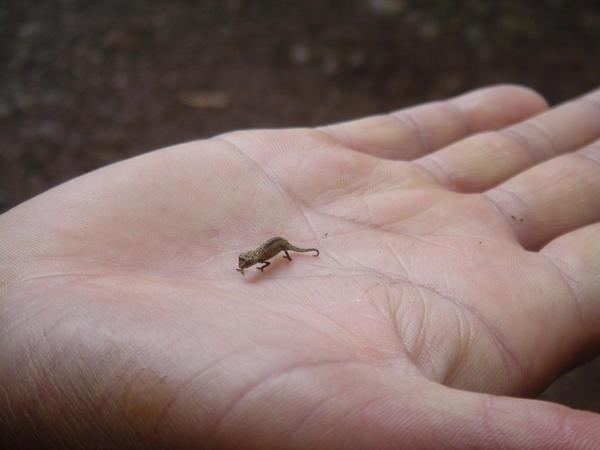
#> input picture images/397300-The-world-s-smallest-chameleon-Montagne-d-Ambre-1.jpg, 600 x 450 px
$ python -i harris.py   (imports and definitions only)
#> lines starting #> are read from the running program, lines starting #| are printed output that depends on the picture
import os
from PIL import Image
from pylab import *
from scipy.ndimage import filters


'''
Compute the Harris corner detector response function for each pixel in a
graylevel image
'''
def compute_response(img,sigma=3):
    #derivatives
    imx = zeros(img.shape)
    filters.gaussian_filter(img,(sigma,sigma),(0,1),imx)
    imy = zeros(img.shape)
    filters.gaussian_filter(img,(sigma,sigma),(1,0),imy)

    #compute components of the Harris matrix
    Wxx = filters.gaussian_filter(imx*imx,sigma)
    Wxy = filters.gaussian_filter(imx*imy,sigma)
    Wyy = filters.gaussian_filter(imy*imy,sigma)

    #determinant and trace
    Wdet = Wxx*Wyy - Wxy**2
    Wtr = Wxx + Wyy
    return Wdet / Wtr


'''
Return corners from a Harris response image
-min_dist is the minimum number of pixels between corners and image boundary
-higher threshold means more corners
'''
def get_points(harrisim,min_dist=10,threshold=0.1):
    #find top corner candidates above a threshold
    corner_threshold = harrisim.max() * threshold
    harrisim_t = (harrisim > corner_threshold) * 1

    #get coordinates of candidates
    coords = array(harrisim_t.nonzero()).T
    #...and their values
    candidate_values = [harrisim[c[0],c[1]] for c in coords]
    #sort candidates
    index = argsort(candidate_values)

    #store allowed point locations in array
    allowed_locations = zeros(harrisim.shape)
    allowed_locations[min_dist:-min_dist,min_dist:-min_dist] = 1

    #select the best points taking min_distance into account
    filtered_coords = []
    for i in index:
        if allowed_locations[coords[i,0],coords[i,1]] == 1:
            filtered_coords.append(coords[i])
            allowed_locations[(coords[i,0]-min_dist):(coords[i,0]+min_dist),
                    (coords[i,1]-min_dist):(coords[i,1]+min_dist)] = 0
    return filtered_coords


'''
Plots corners found in an image
'''
def plot_points(image,filtered_coords):
    figure()
    gray()
    imshow(image)
    for p in filtered_coords:
        x = p[1]
        y = p[0]
        plot(x,y,'r*')
    axis('off')

>>> import cv2
>>> picture = cv2.imread('../images/397300-The-world-s-smallest-chameleon-Montagne-d-Ambre-1.jpg', cv2.IMREAD_GRAYSCALE)
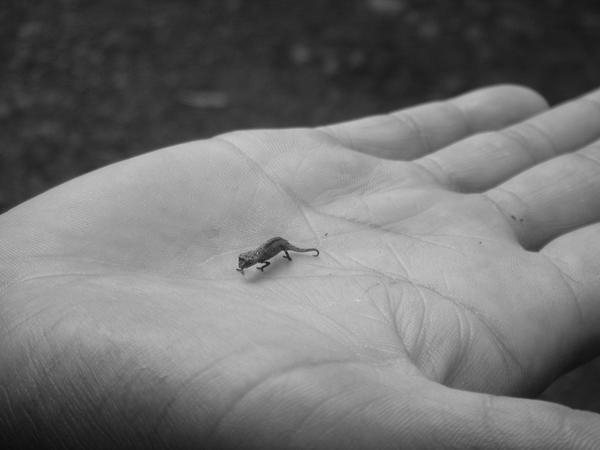
#> picture: shape (450, 600); min 12, max 207, mean 113.5
>>> result = compute_response(picture)
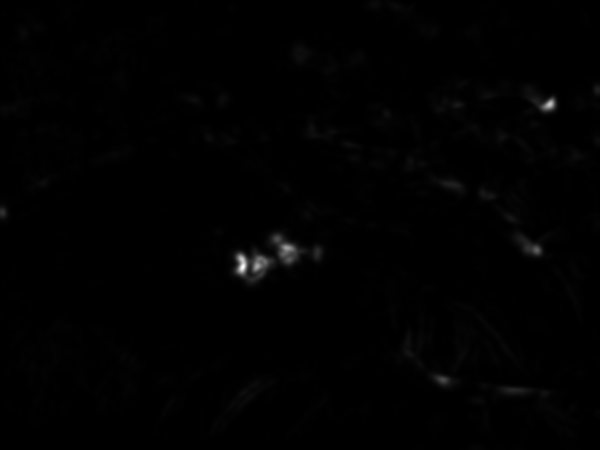
#> result: shape (450, 600) float64; min 0.000279, max 15.78, mean 0.112; drawn with min black and max white

$ run again, on images/Panther-chameleon.jpg
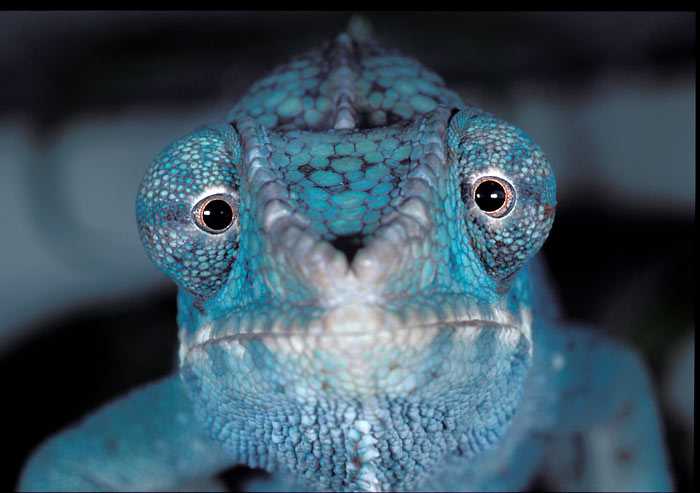
#> input picture images/Panther-chameleon.jpg, 700 x 493 px
#> `picture = cv2.imread('../images/397300-The-world-s-smallest-chameleon-..`:
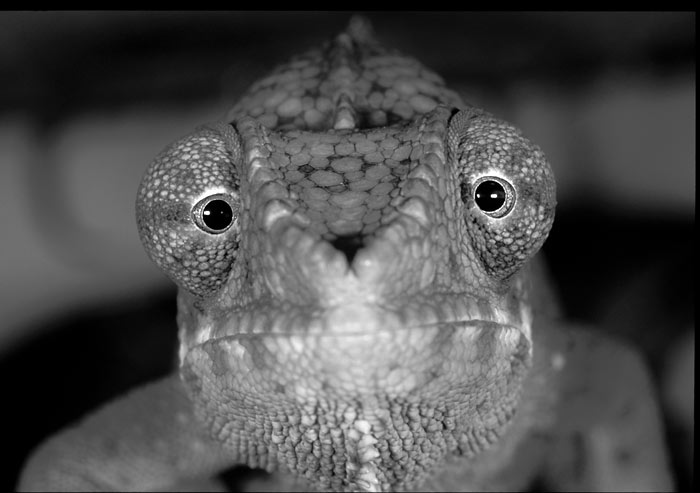
#> picture: shape (493, 700); min 0, max 255, mean 76.7
#> `result = compute_response(picture)`:
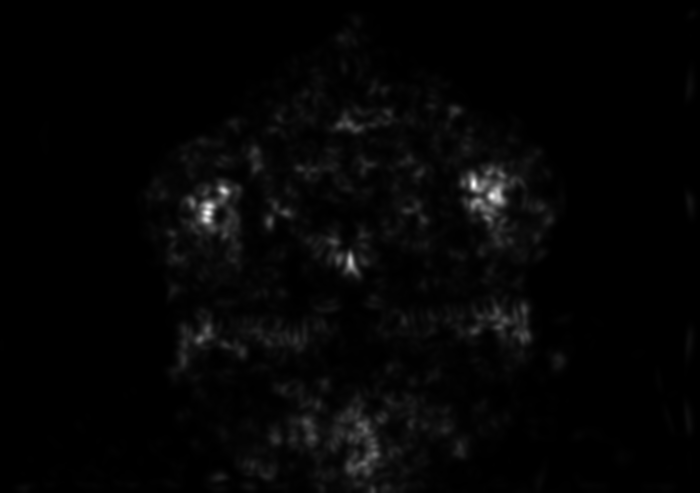
#> result: shape (493, 700) float64; 0.17% of the values are NaN or infinite; the others: min 0, max 35.04, mean 0.736; drawn with min black, max white, NaN and infinite black

$ run again, on images/chameleon1.jpg
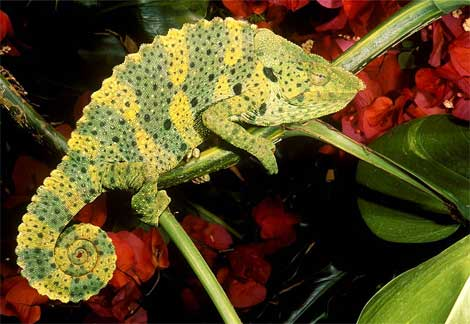
#> input picture images/chameleon1.jpg, 470 x 324 px
#> `picture = cv2.imread('../images/397300-The-world-s-smallest-chameleon-..`:
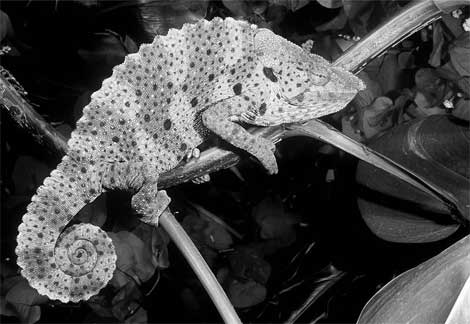
#> picture: shape (324, 470); min 0, max 255, mean 73.1
#> `result = compute_response(picture)`:
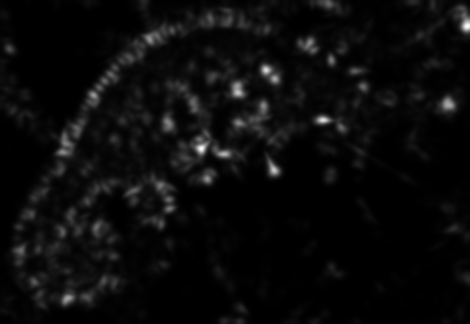
#> result: shape (324, 470) float64; min 1.05e-09, max 44.13, mean 1.9; drawn with min black and max white
